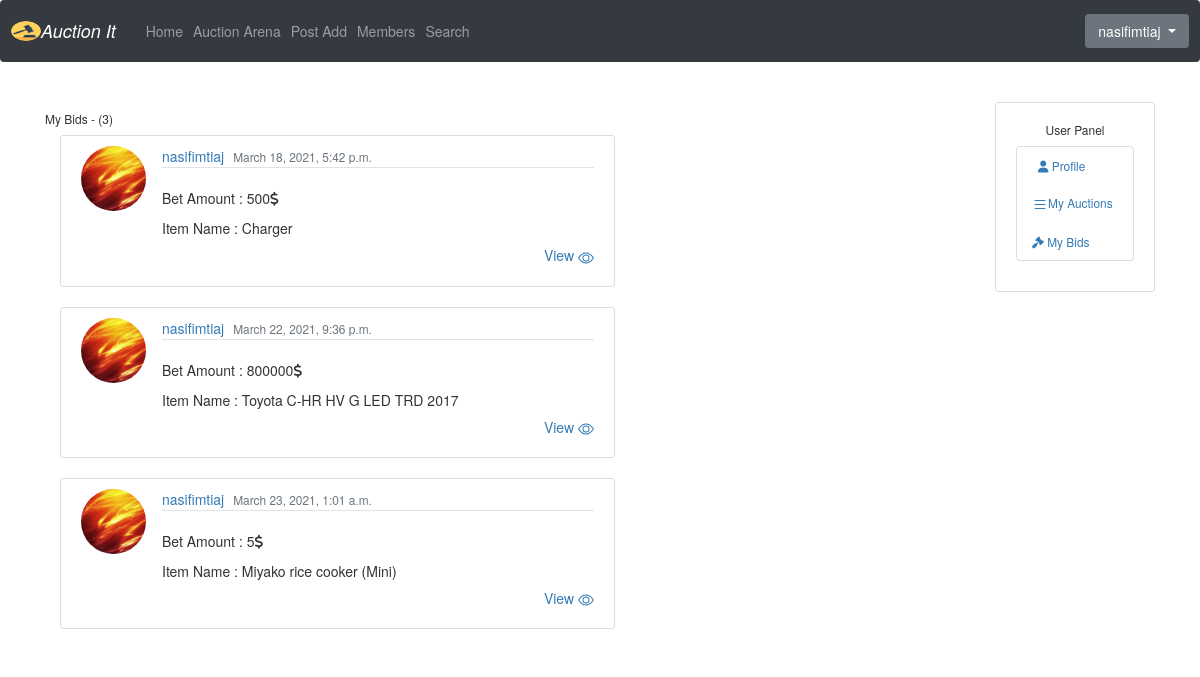
Before: /my_bets/ (signed in) with the older database file.
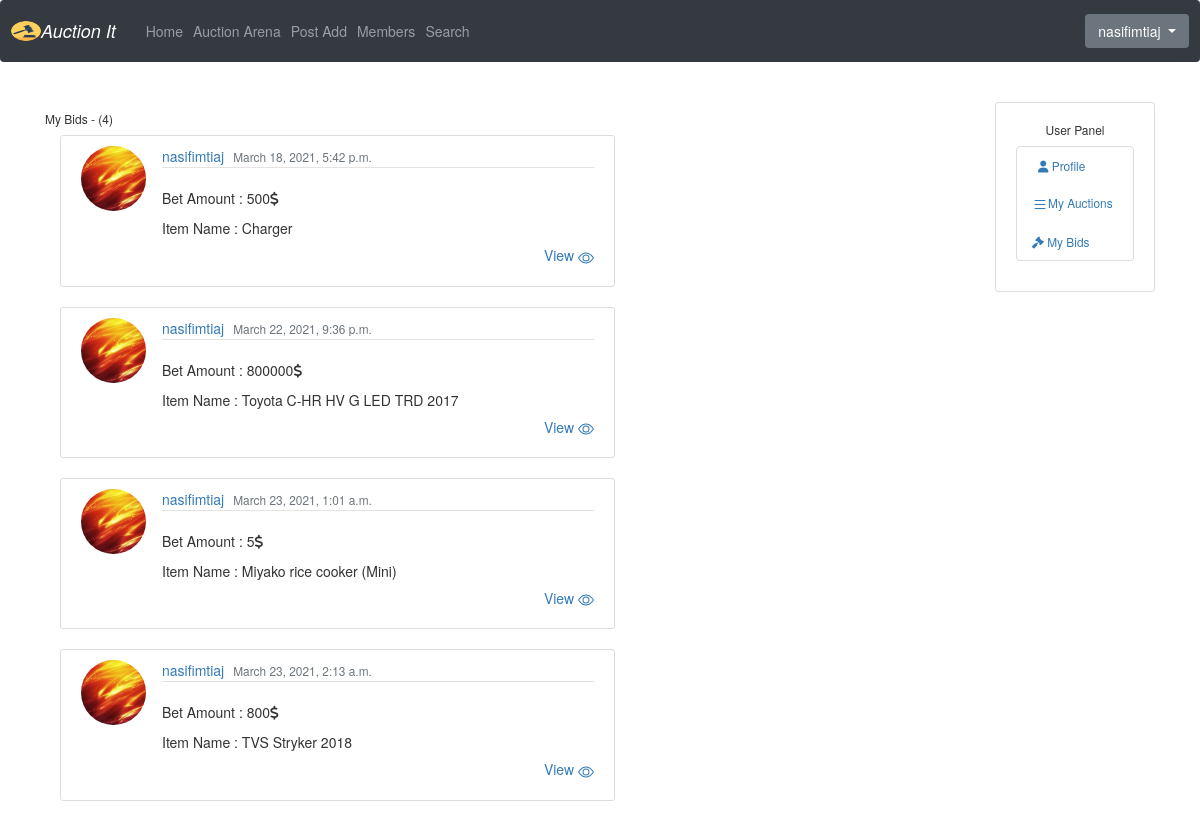
After: the same page with the newer database file.
### core/models.py (models this page shows, shortened)
class Bets(models.Model):
    item = models.ForeignKey(AuctionItem,on_delete=models.CASCADE)
    better = models.ForeignKey(User, on_delete=models.CASCADE)
    amount = models.IntegerField()
    is_accepted = models.BooleanField(default=False)
    betted_time = models.DateTimeField(default=timezone.now)
    accepted_time = models.DateTimeField(blank=True, null=True)
    class Meta:
        unique_together = ('item', 'better')
        verbose_name = 'Bet'
        verbose_name_plural = 'Bets'

class AuctionItem(models.Model):
    name = models.CharField(max_length=50)
    owner = models.ForeignKey(User, on_delete=models.CASCADE)
    category = models.ForeignKey(Category, on_delete=models.CASCADE)
    date_posted = models.DateTimeField(default=timezone.now)
    is_sold = models.BooleanField(default=False)
    location = models.ForeignKey(Location, on_delete=models.CASCADE)
    color = models.CharField(max_length=50)
    model = models.CharField(max_length=50)
    description = models.TextField()
    def __str__(self):
        return self.name

### users/models.py (models this page shows, shortened)
class Profile(models.Model):
    user = models.OneToOneField(User, on_delete=models.CASCADE)
    image = models.ImageField(default='default.jpg', upload_to='profile_pics')
    full_name = models.CharField(default='@Example_name', max_length=100)
    phone_number =  models.TextField(default='@Example_045978346')
    address = models.TextField(default='@Example_13-65 new jersey')
    last_active = models.DateTimeField(blank=True, null=True)
    bio = models.TextField(default='You bio')
    @property
    def update_last_active(self):
        self.last_active = timezone.now()
        self.save()
        return self.user.username
    def save(self, *args, **kwargs):
        super().save(*args, **kwargs)
        img = Image.open(self.image.path)
        if img.height > 200 or img.width > 200:
            output_size = (200, 200)
            img.thumbnail(output_size)
            img.save(self.image.path)

### center/views.py (the view)
# urls.py: path('my_bets/', UserBetsListView.as_view(), name='my_bets'),
class UserBetsListView(ListView):
    template_name = 'center/my_bets.html'
    model = Bets
    context_object_name = 'bets'
    def get_context_data(self, **kwargs):
        context = super().get_context_data(**kwargs)
        context.update({
        'bets': Bets.objects.filter(better=self.request.user)
        })
        return context
    ordering = ['-betted_time']
    paginate_by = 5
    def get_queryset(self):
        return Bets.objects.filter(better=self.request.user)

### center/templates/center/my_bets.html (shortened to what this page needs)
{% extends 'center/base.html' %}
    {% block content %}
  <h6 class="mb-6">My Bids - {{ view.kwargs.username }} ({{ page_obj.paginator.count }})</h6>
    <div class="container" >
         {% for bet in bets %}
            <article  class="media content-section" style="width:50%">
                <img  src="{{ bet.better.profile.image.url }}" class="rounded-circle article-img">
                <div class="media-body">
                     <div class="article-metadata">
                  <a class="mr-2" href="#">{{ bet.better }}</a>
                     <small class="text-muted">{{ bet.betted_time }}</small>
                </div>
                <p class="article-content">Bet Amount : {{ bet.amount }}<i class="fa fa-dollar"></i></p>
               <p class="article-content">Item Name : {{ bet.item }}</p>
                <a href="{% url 'center:detail_product' bet.item.id %}" > <h5 align="right"> View
                    </h5></a>
                </div>
            </article>
        {% endfor %}
    </div>
    {% endblock %}

Changed rows visible on the page:
added Bets: better.profile.image (picture), better "nasifimtiaj", betted_time "March 23, 2021, 2:13 a.m.", amount "800", item "TVS Stryker 2018"
Other visible differences:
{{ page_obj.paginator.count }}: "3" → "4"
